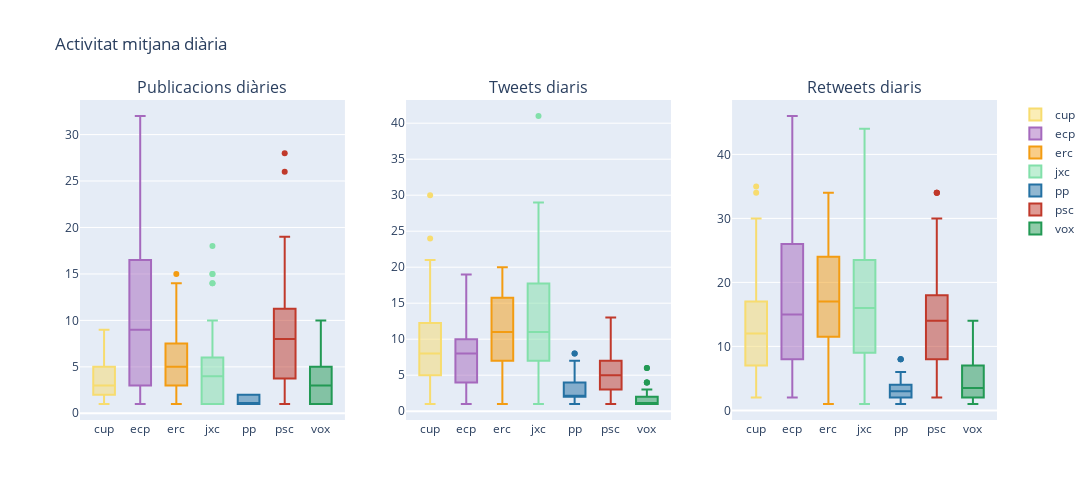

The cell this chart's notebook holds for it:
### Code cell
df.loc[: , 'data'] = df['creat'].values.astype('datetime64[D]')
daily_tweets_by_partit = df.groupby(['data', 'partit', 'tipus'])['tweet_id'].nunique().reset_index()

# Define a consistent color palette for partits
partits = sorted(df['partit'].unique())
colors = sns.color_palette(colors_partits, len(partits)).as_hex()  # Using Seaborn to generate colors
color_map = dict(zip(partits, colors))

fig = make_subplots(rows=1, cols=3, subplot_titles=("Publicacions diàries", "Tweets diaris", "Retweets diaris"))

# Helper function to add traces to avoid repetition
def add_traces(partit_data, row, col, partit, showlegend):
    fig.add_trace(
        go.Box(y=partit_data['tweet_id'], name=partit, marker_color=color_map[partit], showlegend=showlegend, width=0.6),
        row=row, col=col
    )

# Plotting Tweets and Retweets
for partit in partits:
    # Plotting the sum of all types
    summed_data = daily_tweets_by_partit[daily_tweets_by_partit['partit'] == partit].groupby(['data', 'partit'])['tweet_id'].sum().reset_index()
    add_traces(summed_data, 1, 3, partit, False)
    
    for i, typus in enumerate(['Tweet', 'Retweet']):
        filtered_data = daily_tweets_by_partit[(daily_tweets_by_partit['partit'] == partit) & (daily_tweets_by_partit['tipus'] == typus)]
        add_traces(filtered_data, 1, i+1, partit, showlegend=(i==0))

fig.update_layout(height=500, width=1300, title_text="Activitat mitjana diària", boxmode='group')
fig.show()

### Figure 1 — Plotly figure (JSON) as saved in the notebook; plotly's stock layout.template omitted (floating-point values rounded to 4 significant figures)
{"data": [{"marker": {"color": "#f7dc6f"}, "name": "cup", "showlegend": false, "type": "box", "width": 0.6, "xaxis": "x3", "y": [3, 12, 18, 8, 11, 7, 8, 14, 17, 11, 17, 17, 4, 6, 15, 35, 12, 14, 4, 6, 20, 15, 14, 26, 16, 17, 6, 12, 27, 30, 18, 7, 5, 6, 8, 23, 15, 11, 16, 7, 3, 9, 18, 12, 22, 14, 6, 10, 7, 21, 17, 13, 22, 2, 4, 11, 19, 18, 26, 34, 7, 9, 11, 10, 20, 16, 8, 3, 5, 2], "yaxis": "y3"}, {"marker": {"color": "#f7dc6f"}, "name": "cup", "showlegend": true, "type": "box", "visible": true, "width": 0.6, "xaxis": "x", "y": [3, 4, 4, 2, 2, 4, 2, 4, 6, 3, 2, 4, 9, 3, 3, 3, 3, 3, 2, 5, 3, 4, 1, 2, 7, 9, 7, 4, 1, 4, 3, 6, 5, 2, 2, 2, 4, 7, 5, 5, 5, 2, 1, 1, 6, 5, 1, 3, 2, 2, 4, 6, 3, 6, 2, 3, 1, 1, 3, 5, 3, 2, 1, 1], "yaxis": "y"}, {"marker": {"color": "#f7dc6f"}, "name": "cup", "showlegend": false, "type": "box", "width": 0.6, "xaxis": "x2", "y": [3, 8, 14, 8, 7, 5, 6, 10, 13, 7, 8, 13, 4, 4, 10, 24, 6, 9, 4, 3, 17, 11, 12, 21, 12, 13, 5, 10, 19, 20, 8, 3, 5, 4, 4, 19, 9, 6, 14, 3, 1, 5, 11, 7, 12, 5, 3, 9, 6, 15, 12, 12, 19, 2, 7, 12, 15, 13, 30, 4, 8, 10, 7, 15, 11, 6, 2, 4, 1], "yaxis": "y2"}, {"marker": {"color": "#a569bd"}, "name": "ecp", "showlegend": false, "type": "box", "width": 0.6, "xaxis": "x3", "y": [6, 23, 3, 7, 15, 26, 17, 32, 9, 5, 9, 13, 26, 30, 31, 15, 9, 13, 11, 23, 14, 8, 7, 6, 3, 5, 25, 26, 25, 25, 8, 10, 24, 35, 27, 29, 20, 6, 5, 18, 23, 40, 20, 32, 12, 4, 14, 39, 42, 46, 35, 12, 2, 11], "yaxis": "y3"}, {"marker": {"color": "#a569bd"}, "name": "ecp", "showlegend": true, "type": "box", "visible": true, "width": 0.6, "xaxis": "x", "y": [4, 11, 2, 9, 18, 8, 14, 5, 3, 4, 3, 19, 20, 21, 11, 4, 4, 2, 11, 6, 1, 2, 1, 2, 16, 16, 17, 15, 3, 3, 14, 23, 19, 21, 11, 3, 3, 9, 16, 21, 11, 15, 4, 1, 6, 25, 32, 29, 17, 8, 1, 9], "yaxis": "y"}, {"marker": {"color": "#a569bd"}, "name": "ecp", "showlegend": false, "type": "box", "width": 0.6, "xaxis": "x2", "y": [2, 12, 3, 5, 6, 8, 9, 18, 4, 2, 5, 10, 7, 10, 10, 4, 5, 9, 9, 12, 8, 8, 6, 4, 2, 3, 9, 10, 8, 8, 5, 7, 10, 12, 8, 8, 9, 3, 2, 9, 7, 19, 9, 17, 8, 3, 8, 14, 8, 17, 18, 4, 1, 2], "yaxis": "y2"}, {"marker": {"color": "#f39c12"}, "name": "erc", "showlegend": false, "type": "box", "width": 0.6, "xaxis": "x3", "y": [1, 14, 32, 34, 15, 15, 6, 8, 13, 18, 25, 14, 21, 1, 8, 11, 26, 23, 22, 13, 5, 17, 11, 23, 24, 28, 25, 7, 20, 11, 24, 31, 31, 21, 14, 13, 24, 15, 34, 27, 28, 10, 10, 15, 19, 17, 25, 16, 20, 7, 15], "yaxis": "y3"}, {"marker": {"color": "#f39c12"}, "name": "erc", "showlegend": true, "type": "box", "width": 0.6, "xaxis": "x", "y": [3, 15, 9, 4, 4, 2, 1, 3, 4, 4, 2, 3, 1, 4, 6, 5, 12, 1, 1, 4, 4, 11, 6, 9, 5, 1, 4, 6, 6, 10, 12, 5, 5, 4, 7, 6, 14, 9, 9, 3, 3, 7, 6, 13, 5, 6, 2, 2, 10], "yaxis": "y"}, {"marker": {"color": "#f39c12"}, "name": "erc", "showlegend": false, "type": "box", "width": 0.6, "xaxis": "x2", "y": [1, 11, 15, 20, 11, 11, 4, 7, 10, 12, 18, 9, 18, 1, 7, 7, 15, 18, 10, 12, 4, 13, 7, 12, 16, 19, 20, 6, 14, 5, 18, 19, 15, 16, 9, 9, 17, 9, 15, 14, 17, 7, 7, 8, 11, 4, 17, 7, 15, 5, 5], "yaxis": "y2"}, {"marker": {"color": "#82e0aa"}, "name": "jxc", "showlegend": false, "type": "box", "width": 0.6, "xaxis": "x3", "y": [3, 20, 32, 13, 6, 7, 9, 24, 25, 25, 22, 13, 10, 25, 36, 44, 23, 8, 3, 12, 18, 9, 17, 20, 10, 3, 3, 13, 18, 22, 27, 6, 25, 6, 12, 16, 22, 20, 8, 11, 1, 16, 13, 16, 37, 36, 21, 8, 17, 25, 35, 37, 12, 4, 12, 12], "yaxis": "y3"}, {"marker": {"color": "#82e0aa"}, "name": "jxc", "showlegend": true, "type": "box", "visible": true, "width": 0.6, "xaxis": "x", "y": [7, 5, 2, 2, 3, 1, 6, 10, 14, 4, 3, 1, 6, 7, 3, 1, 1, 2, 2, 10, 1, 3, 5, 1, 1, 7, 4, 4, 8, 1, 6, 2, 1, 1, 6, 6, 1, 6, 1, 2, 1, 3, 18, 15, 10, 4, 9, 4, 15, 14, 3, 1, 4, 5], "yaxis": "y"}, {"marker": {"color": "#82e0aa"}, "name": "jxc", "showlegend": false, "type": "box", "width": 0.6, "xaxis": "x2", "y": [3, 13, 27, 11, 4, 4, 8, 18, 15, 11, 18, 10, 9, 19, 29, 41, 22, 7, 1, 10, 8, 9, 16, 17, 5, 2, 2, 6, 14, 18, 19, 5, 16, 4, 11, 15, 16, 14, 7, 5, 14, 10, 13, 19, 21, 8, 4, 8, 21, 20, 23, 9, 3, 8, 7], "yaxis": "y2"}, {"marker": {"color": "#2471a3"}, "name": "pp", "showlegend": false, "type": "box", "width": 0.6, "xaxis": "x3", "y": [1, 3, 2, 2, 3, 3, 3, 4, 2, 2, 2, 4, 4, 6, 3, 2, 2, 4, 1, 2, 5, 2, 4, 3, 8, 4, 8, 4, 3, 1, 2, 3, 4, 3, 1, 2, 5, 1, 2, 2, 2, 8, 6, 6, 5, 4, 4, 2, 3, 2, 2, 1, 3, 2, 3, 5, 3, 1, 2, 1, 4, 2, 1, 3, 1, 1], "yaxis": "y3"}, {"marker": {"color": "#2471a3"}, "name": "pp", "showlegend": true, "type": "box", "width": 0.6, "xaxis": "x", "y": [1, 1, 2, 1, 2, 1, 1, 1, 2, 1, 2, 1], "yaxis": "y"}, {"marker": {"color": "#2471a3"}, "name": "pp", "showlegend": false, "type": "box", "width": 0.6, "xaxis": "x2", "y": [1, 3, 2, 1, 3, 3, 3, 4, 2, 2, 1, 4, 4, 6, 3, 2, 2, 4, 1, 2, 3, 2, 4, 3, 8, 4, 8, 3, 3, 1, 2, 3, 2, 2, 1, 2, 5, 1, 1, 2, 2, 7, 4, 6, 5, 4, 4, 2, 3, 2, 2, 1, 2, 2, 3, 3, 3, 1, 2, 1, 4, 1, 1, 3, 1, 1], "yaxis": "y2"}, {"marker": {"color": "#c0392b"}, "name": "psc", "showlegend": false, "type": "box", "width": 0.6, "xaxis": "x3", "y": [3, 8, 20, 21, 5, 6, 5, 14, 12, 5, 14, 5, 3, 15, 14, 21, 17, 10, 14, 12, 8, 17, 11, 11, 9, 6, 6, 12, 24, 6, 11, 6, 15, 12, 14, 21, 17, 20, 8, 6, 15, 9, 7, 13, 16, 18, 23, 14, 8, 18, 20, 18, 15, 16, 10, 2, 18, 16, 11, 20, 30, 7, 3, 14, 5, 23, 22, 34, 34, 34, 18], "yaxis": "y3"}, {"marker": {"color": "#c0392b"}, "name": "psc", "showlegend": true, "type": "box", "width": 0.6, "xaxis": "x", "y": [1, 6, 8, 13, 1, 1, 2, 5, 6, 1, 7, 3, 1, 2, 8, 12, 13, 4, 9, 5, 5, 11, 8, 6, 6, 3, 2, 7, 13, 3, 8, 3, 9, 5, 4, 17, 12, 11, 3, 14, 6, 2, 10, 9, 14, 16, 10, 4, 11, 16, 11, 10, 10, 8, 14, 11, 8, 8, 13, 3, 1, 9, 3, 15, 11, 28, 26, 19, 13], "yaxis": "y"}, {"marker": {"color": "#c0392b"}, "name": "psc", "showlegend": false, "type": "box", "width": 0.6, "xaxis": "x2", "y": [2, 12, 6, 4, 5, 3, 9, 6, 4, 7, 2, 2, 13, 6, 9, 4, 6, 5, 7, 3, 6, 3, 5, 3, 3, 4, 5, 11, 3, 3, 3, 6, 7, 10, 4, 5, 9, 3, 4, 1, 3, 5, 3, 7, 4, 5, 4, 4, 7, 2, 7, 5, 6, 2, 2, 4, 5, 3, 12, 12, 4, 2, 5, 2, 8, 11, 6, 8, 13, 5], "yaxis": "y2"}, {"marker": {"color": "#229954"}, "name": "vox", "showlegend": false, "type": "box", "width": 0.6, "xaxis": "x3", "y": [3, 1, 1, 3, 3, 2, 5, 2, 2, 2, 2, 4, 5, 1, 1, 4, 8, 6, 2, 4, 1, 3, 4, 10, 4, 1, 5, 6, 5, 11, 2, 1, 1, 5, 8, 4, 6, 2, 1, 1, 9, 9, 8, 2, 3, 4, 3, 9, 3, 2, 1, 1, 10, 7, 10, 4, 1, 3, 3, 9, 10, 11, 14, 7, 2, 8], "yaxis": "y3"}, {"marker": {"color": "#229954"}, "name": "vox", "showlegend": true, "type": "box", "width": 0.6, "xaxis": "x", "y": [2, 1, 3, 1, 1, 2, 1, 1, 2, 1, 2, 1, 1, 3, 7, 5, 1, 2, 1, 3, 3, 10, 4, 4, 4, 4, 9, 1, 1, 1, 4, 5, 2, 6, 2, 1, 7, 7, 7, 2, 2, 4, 3, 6, 3, 2, 1, 8, 5, 9, 4, 3, 3, 8, 7, 7, 8, 1, 1, 4], "yaxis": "y"}, {"marker": {"color": "#229954"}, "name": "vox", "showlegend": false, "type": "box", "width": 0.6, "xaxis": "x2", "y": [1, 1, 2, 1, 3, 1, 1, 1, 2, 4, 1, 1, 1, 1, 1, 2, 1, 1, 1, 1, 1, 1, 3, 2, 1, 2, 2, 1, 3, 1, 2, 2, 1, 1, 1, 3, 4, 6, 6, 1, 4], "yaxis": "y2"}], "layout": {"annotations": [{"font": {"size": 16}, "showarrow": false, "text": "Publicacions diàries", "x": 0.1444, "xanchor": "center", "xref": "paper", "y": 1, "yanchor": "bottom", "yref": "paper"}, {"font": {"size": 16}, "showarrow": false, "text": "Tweets diaris", "x": 0.5, "xanchor": "center", "xref": "paper", "y": 1, "yanchor": "bottom", "yref": "paper"}, {"font": {"size": 16}, "showarrow": false, "text": "Retweets diaris", "x": 0.8556, "xanchor": "center", "xref": "paper", "y": 1, "yanchor": "bottom", "yref": "paper"}], "boxmode": "group", "height": 500, "title": {"text": "Activitat mitjana diària"}, "width": 1300, "xaxis": {"anchor": "y", "autorange": true, "domain": [0, 0.2889], "range": [-0.6667, 6.667], "type": "category"}, "xaxis2": {"anchor": "y2", "autorange": true, "domain": [0.3556, 0.6444], "range": [-0.6667, 6.667], "type": "category"}, "xaxis3": {"anchor": "y3", "autorange": true, "domain": [0.7111, 1], "range": [-0.6667, 6.667], "type": "category"}, "yaxis": {"anchor": "x", "autorange": true, "domain": [0, 1], "range": [-0.7222, 33.72], "type": "linear"}, "yaxis2": {"anchor": "x2", "autorange": true, "domain": [0, 1], "range": [-1.222, 43.22], "type": "linear"}, "yaxis3": {"anchor": "x3", "autorange": true, "domain": [0, 1], "range": [-1.5, 48.5], "type": "linear"}}}
